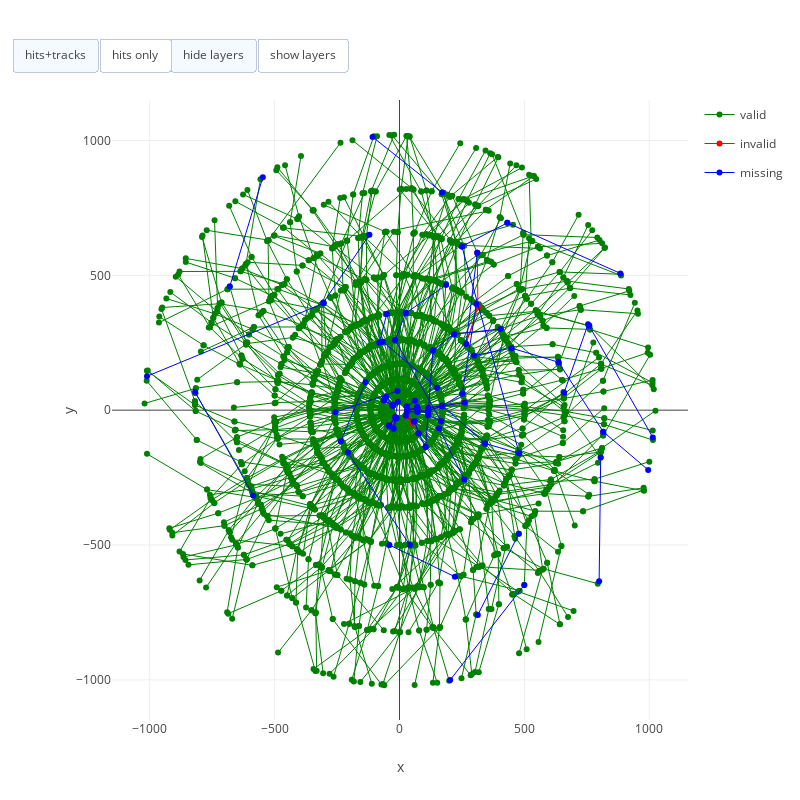

Notebook cell for this chart:
### Markdown cell above
### Plot the results

You have the following at your disposal:
```python
iplot_results(dw, final_doublets, missings, dims=list('xy'))
iplot_results_tracks(dw, final_doublets, missings, dims=list('zr'))
iplot_results_any(dw, dw.real_doublets, dims=list('xy'))
```

For 3D plots, simply define `dims` as 3-dimensional. For example:
```python
iplot_results(dw, final_doublets, missings, dims=list('zxy'))
```

### Code cell
iplot_results(dw, final_doublets, missings, dims=list('xy'))
